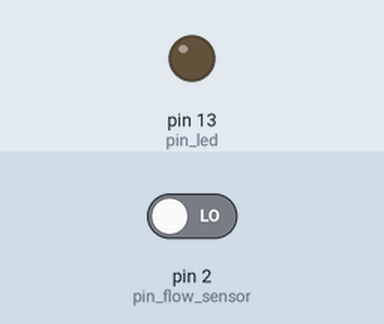
Recording of a sketch running on a simulated Arduino Uno, built with avr-gcc and run on an emulated ATmega328P. Shown: output pins drawn as LEDs (lit = HIGH). The test bench sets the inputs (shaded band); at power-on: pin 2 (pin_flow_sensor) LOW.

Above: at 1.2 s.
1.3 s: pin 2 (pin_flow_sensor) driven HIGH
At 2.6 s:
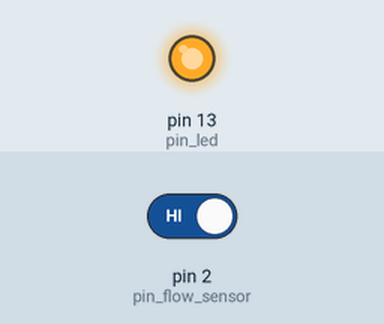
5.8 s: pin 2 (pin_flow_sensor) driven LOW
At 7.2 s:
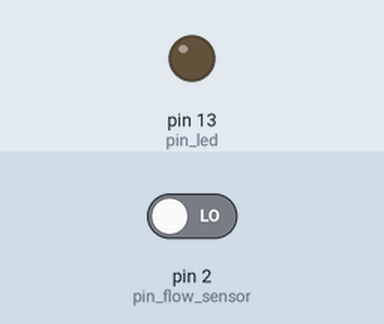
Timing chart, 0 to 8.8 s (numbered marks = the images above; inputs shaded):
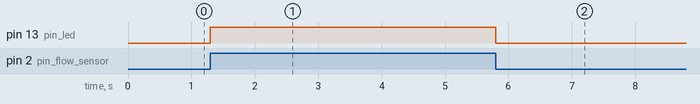

Measured:
- after the input at 1.3 s, pin 13 (pin_led): LOW → HIGH at once
- after the input at 5.8 s, pin 13 (pin_led): HIGH → LOW at once

The sketch:

sketch_flowcontrol.ino
```cpp
// Constants
const byte pin_flow_sensor = 2;
const byte pin_led = 13;
// Serial commands - using chars for now for debug reasons, _might_ change in the future
const byte COMMAND_READ_REVS = '1';
const byte COMMAND_READ_MOISTURE1 = '2';
const byte COMMAND_READ_MOISTURE2 = '3';
const byte COMMAND_VERBOSE = 'v';

// Globals
//volatile unsigned long revs;
unsigned long revs;
boolean last_state;
boolean verbose_mode;

// TODO: Figure out why this doesn't work with interrupts
/*
void handle_flow_sensor_rising() {
  revs++;
  digitalWrite(pin_led, HIGH);
}

void handle_flow_sensor_falling() {
  digitalWrite(pin_led, LOW);
}
*/

void setup() {
  // Initialize our globals
  revs = 0;
  last_state = false;
  verbose_mode = false;

  // Fire up our pins and our serial interface
  pinMode(pin_flow_sensor, INPUT);
  pinMode(pin_led, OUTPUT);
  Serial.begin(115200);

  // Initialize LED pin to off
  digitalWrite(pin_led, LOW);
}

void loop() {
  // Read the pin
  boolean current_state = digitalRead(pin_flow_sensor);
  digitalWrite(pin_led, current_state);

  // If the reading has changed and is currently high, increment our counter
  if(current_state && current_state != last_state) {
    revs++;
    if(verbose_mode) Serial.println(revs);
  }

  if(Serial.available()) {
    byte buf[1];
    Serial.readBytes(buf, 1);

    switch(buf[0]) {
      case COMMAND_READ_REVS:
        Serial.println(revs);
        break;
      case COMMAND_READ_MOISTURE1:
      case COMMAND_READ_MOISTURE2:
        Serial.print("Not implemented \"");
        Serial.print(char(buf[0]));
        Serial.println('"');
        break;
      case COMMAND_VERBOSE:
        verbose_mode = !verbose_mode;
        if(verbose_mode) {
          Serial.println("Verbose mode enabled");
        } else {
          Serial.println("Verbose mode disabled");
        }
        break;
      default:
        Serial.print("Invalid command \"");
        Serial.print(char(buf[0]));
        Serial.println('"');
        break;
    }
  }

  last_state = current_state;
}
```
